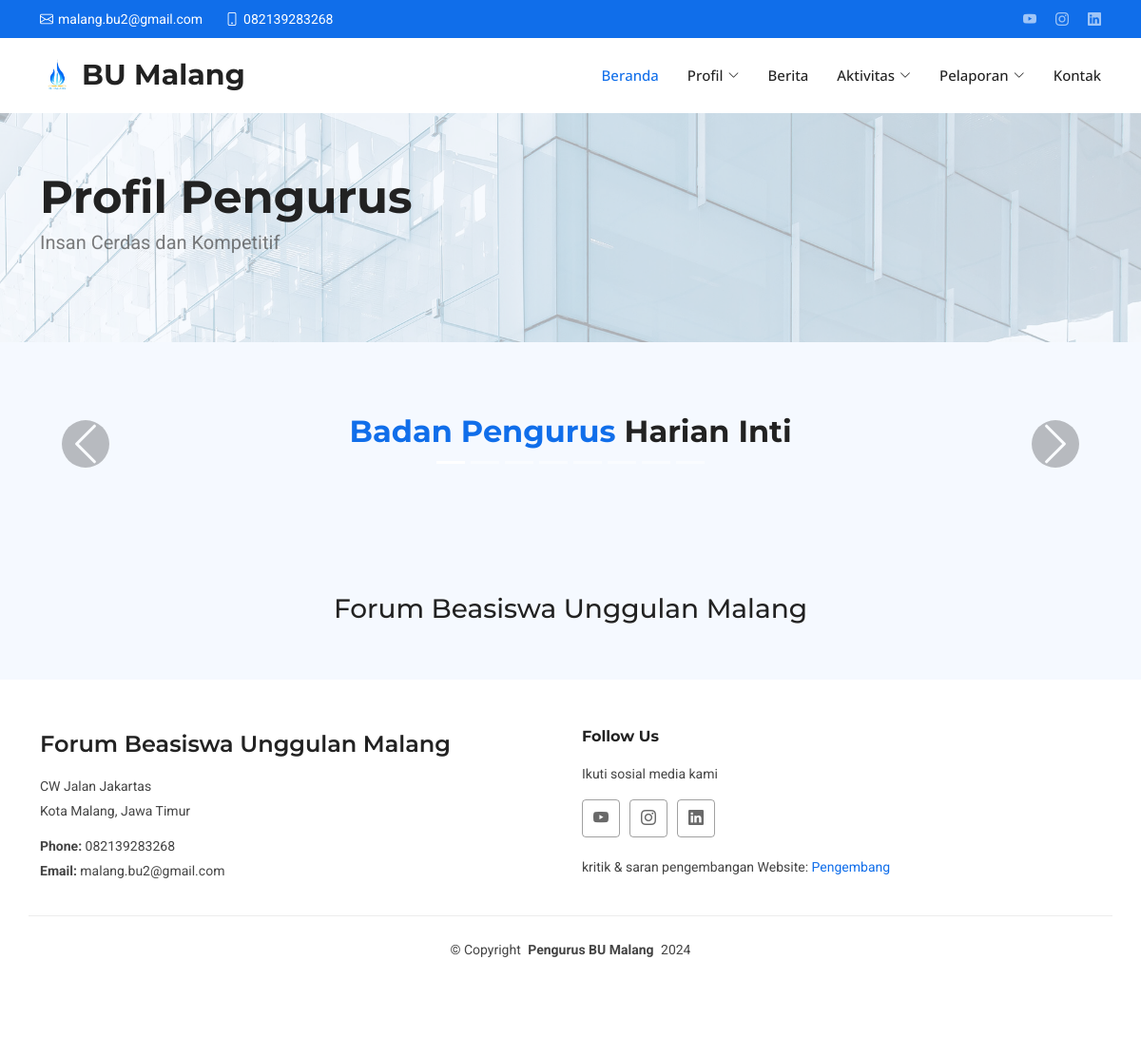
/pages/profil/profil/profil-pengurus.php, run on the app's committed database.
### tables this page shows
CREATE TABLE `footer` (
  `id_footer` int(11) NOT NULL,
  `alamat_bu` varchar(255) NOT NULL,
  `nomor_bu` varchar(255) NOT NULL,
  `email_bu` varchar(255) NOT NULL,
  `youtube_bu` varchar(255) NOT NULL,
  `ig_bu` varchar(255) NOT NULL,
  `linkedin_bu` varchar(255) NOT NULL,
  `pengembang_bu` varchar(255) NOT NULL
);

### pages/profil/profil/profil-pengurus.php (the view, shortened to what this page needs)
<?php
include '../../../connections/conn.php';
$query = "SELECT * FROM footer";
$result = $conn->query($query);
$row = $result->fetch_assoc();
$footer = [
    "alamat_bu" => $row['alamat_bu'],
    "nomor_bu" => $row['nomor_bu'],
    "email_bu" => $row['email_bu'],
    "youtube_bu" => $row['youtube_bu'],
    "ig_bu" => $row['ig_bu'],
    "linkedin_bu" => $row['linkedin_bu'],
    "pengembang_bu" => $row['pengembang_bu'],
];
?>
<!DOCTYPE html>
<html lang="en">
<?php include '../../../components/head.php' ?>
<body class="index-page">
    <header id="header" class="header sticky-top">
        <div class="topbar d-flex align-items-center">
            <div class="container d-flex justify-content-center justify-content-md-between">
                <div class="contact-info d-flex align-items-center">
                    <i class="bi bi-envelope d-flex align-items-center"><a href="<?= $footer['email_bu'] ?>"><?= $footer['email_bu'] ?></a></i>
                    <i class="bi bi-phone d-flex align-items-center ms-4"><span><?= $footer['nomor_bu'] ?></span></i>
                </div>
                <div class="social-links d-none d-md-flex align-items-center">
                    <a href="<?= $footer['youtube_bu'] ?>" class="youtube"><i class="bi bi-youtube"></i></a>
                    <a href="<?= $footer['ig_bu'] ?>" class="instagram"><i class="bi bi-instagram"></i></a>
                    <a href="<?= $footer['linkedin_bu'] ?>" class="linkedin"><i class="bi bi-linkedin"></i></a>
                </div>
            </div>
        </div>
        <div class="branding d-flex align-items-cente">
            <div class="container position-relative d-flex align-items-center justify-content-between">
                <?php include '../../../components/navbar.php' ?>
            </div>
        </div>
    </header>
    <main class="main">
        <section id="hero" class="hero1 section light-background">
            <div class="container">
                <div class="row gy-4">
                    <div class="col-lg-8 order-2 order-lg-1 d-flex flex-column justify-content-center" data-aos="zoom-out">
                        <h1>Profil Pengurus</h1>
                        <p>Insan Cerdas dan Kompetitif</p>
                    </div>
                </div>
            </div>
        </section>
        <section id="team" class="team section light-background">
            <div id="teamCarousel" class="carousel slide" data-bs-ride="carousel">
                <div class="carousel-indicators">
                    <button type="button" data-bs-target="#teamCarousel" data-bs-slide-to="0" class="active"></button>
                    <button type="button" data-bs-target="#teamCarousel" data-bs-slide-to="1"></button>
                    <button type="button" data-bs-target="#teamCarousel" data-bs-slide-to="2"></button>
                    <button type="button" data-bs-target="#teamCarousel" data-bs-slide-to="3"></button>
                    <button type="button" data-bs-target="#teamCarousel" data-bs-slide-to="4"></button>
                    <button type="button" data-bs-target="#teamCarousel" data-bs-slide-to="5"></button>
                    <button type="button" data-bs-target="#teamCarousel" data-bs-slide-to="6"></button>
                    <button type="button" data-bs-target="#teamCarousel" data-bs-slide-to="7"></button>
                </div>
                <div class="carousel-inner">
                    <div class="carousel-item active">
                        <div class="container section-title" data-aos="fade-up">
                            <p><span class="description-title">Badan Pengurus</span> <span>Harian Inti</span></p>
                        </div>
                    </div>
                </div>
                <button class="carousel-control-prev" type="button" data-bs-target="#teamCarousel" data-bs-slide="prev">
                    <span class="carousel-control-prev-icon" aria-hidden="true"></span>
                </button>
                <button class="carousel-control-next" type="button" data-bs-target="#teamCarousel" data-bs-slide="next">
                    <span class="carousel-control-next-icon" aria-hidden="true"></span>
                </button>
            </div>
        </section>
    </main>
    <footer id="footer" class="footer">
        <div class="footer-newsletter">
            <div class="container">
                <div class="row justify-content-center text-center">
                    <div class="col-lg-6">
                        <h3>Forum Beasiswa Unggulan Malang</h5>
                    </div>
                </div>
            </div>
        </div>
        <div class="container footer-top">
            <?php include '../../../components/footer.php' ?>
        </div>
        <div class="container copyright text-center mt-4">
            <p>© <span>Copyright</span> <strong class="px-1 sitename">Pengurus BU Malang</strong> <span>2024</span></p>
        </div>
    </footer>
</body>
</html>

### components/footer.php
<div class="row gy-4">
    <div class="col-lg-6 col-md-12 footer-about">
        <a href="index.html" class="d-flex align-items-center">
            <span class="sitename">Forum Beasiswa Unggulan Malang</span>
        </a>
        <div class="footer-contact pt-3">
            <p><?= $footer['alamat_bu'] ?></p>
            <p>Kota Malang, Jawa Timur</p>
            <p class="mt-3"><strong>Phone:</strong> <span><?= $footer['nomor_bu'] ?></span></p>
            <p><strong>Email:</strong> <span><?= $footer['email_bu'] ?></span></p>
        </div>
    </div>
    <div class="col-lg-6 col-md-12">
        <h4>Follow Us</h4>
        <p>Ikuti sosial media kami</p>
        <div class="social-links d-flex">
            <a href="<?= $footer['youtube_bu'] ?>" target="_blank"><i class="bi bi-youtube"></i></a>
            <a href="<?= $footer['ig_bu'] ?>" target="_blank"><i class="bi bi-instagram"></i></a>
            <a href="<?= $footer['linkedin_bu'] ?>" target="_blank"><i class="bi bi-linkedin"></i></a>
        </div>
        <br>
        <p>kritik & saran pengembangan Website: <a href="https://wa.me/<?= $footer['pengembang_bu'] ?>" target="_blank">Pengembang</a> </p>
    </div>
</div>

### assets/css/main.css (style rules this page uses)
:root { --default-font: "Roboto", system-ui, -apple-system, "Segoe UI", Roboto, "Helvetica Neue", Arial, "Noto Sans", "Liberation Sans", sans-serif, "Apple Color Emoji", "Segoe UI Emoji", "Segoe UI Symbol", "Noto Color Emoji"; --heading-font: "Montserrat", sans-serif; --nav-font: "Open Sans", sans-serif; }
:root { --background-color: #ffffff; --default-color: #444444; --heading-color: #222222; --accent-color: #106eea; --surface-color: #ffffff; --contrast-color: #ffffff; }
:root { --nav-color: #222222; --nav-hover-color: #106eea; --nav-mobile-background-color: #ffffff; --nav-dropdown-background-color: #ffffff; --nav-dropdown-color: #222222; --nav-dropdown-hover-color: #106eea; }
.light-background { --background-color: #f5f9ff; --surface-color: #ffffff; }
:root { scroll-behavior: smooth; }
body { color: var(--default-color); background-color: var(--background-color); font-family: var(--default-font); }
a { color: var(--accent-color); text-decoration: none; transition: 0.3s; }
h1, h2, h3, h4, h5, h6 { color: var(--heading-color); font-family: var(--heading-font); }
.header { color: var(--default-color); transition: all 0.5s; z-index: 997; background-color: var(--background-color); }
.header .topbar { background-color: var(--accent-color); height: 40px; padding: 0; font-size: 14px; transition: all 0.5s; }
.header .topbar .contact-info i { font-style: normal; color: var(--contrast-color); }
.header .topbar .contact-info i a, .header .topbar .contact-info i span { padding-left: 5px; color: var(--contrast-color); }
.header .topbar .contact-info i a { line-height: 0; transition: 0.3s; }
.header .topbar .social-links a { color: color-mix(in srgb, var(--contrast-color), transparent 40%); line-height: 0; transition: 0.3s; margin-left: 20px; }
.header .branding { background-color: var(--background-color); min-height: 60px; padding: 10px 0; }
.footer { color: var(--default-color); background-color: var(--background-color); font-size: 14px; padding-bottom: 50px; position: relative; }
.footer .footer-newsletter { background-color: color-mix(in srgb, var(--accent-color), transparent 96%); padding: 50px 0; }
.footer .footer-top { padding-top: 50px; }
.footer .social-links a { display: flex; align-items: center; justify-content: center; width: 40px; height: 40px; border-radius: 4px; border: 1px solid color-mix(in srgb, var(--default-color), transparent 50%); font-size: 16px; color: color-mix(in srgb, var(--default-color), transparent 20%); margin-right: 10px; transition: 0.3s; }
.footer h4 { font-size: 16px; font-weight: bold; position: relative; padding-bottom: 12px; }
.footer .footer-about a { color: var(--heading-color); font-size: 24px; font-weight: 600; font-family: var(--heading-font); }
.footer .footer-contact p { margin-bottom: 5px; }
.footer .copyright { padding-top: 25px; padding-bottom: 25px; border-top: 1px solid color-mix(in srgb, var(--default-color), transparent 90%); }
.footer .copyright p { margin-bottom: 0; }
section, .section { color: var(--default-color); background-color: var(--background-color); padding: 60px 0; scroll-margin-top: 78px; overflow: clip; }
.section-title { text-align: center; padding-bottom: 60px; position: relative; }
.section-title p { color: var(--heading-color); margin: 10px 0 0 0; font-size: 32px; font-weight: 700; font-family: var(--heading-font); }
.section-title p .description-title { color: var(--accent-color); }
.hero1 { width: 100%; min-height: 20vh; position: relative; padding: 60px 0; display: flex; align-items: center; background: url("../img/hero-bg.jpg") top left; background-size: cover; }
.hero1:before { content: ""; background: color-mix(in srgb, var(--background-color), transparent 30%); position: absolute; bottom: 0; top: 0; left: 0; right: 0; }
.hero1 .container { position: relative; }
.hero1 h1 { margin: 0; font-size: 48px; font-weight: 700; line-height: 56px; }
.hero1 p { color: color-mix(in srgb, var(--default-color), transparent 30%); margin: 5px 0 30px 0; font-size: 20px; font-weight: 400; }

### pages/profil/profil/profil-pengurus.php (style rules this page uses)
.carousel-control-prev-icon, .carousel-control-next-icon { background-color: rgba(0, 0, 0, 0.5); border-radius: 50%; width: 50px; height: 50px; }

### data on the page
footer: email_bu "malang.bu2@gmail.com", nomor_bu "082139283268", alamat_bu "CW Jalan Jakartas"
